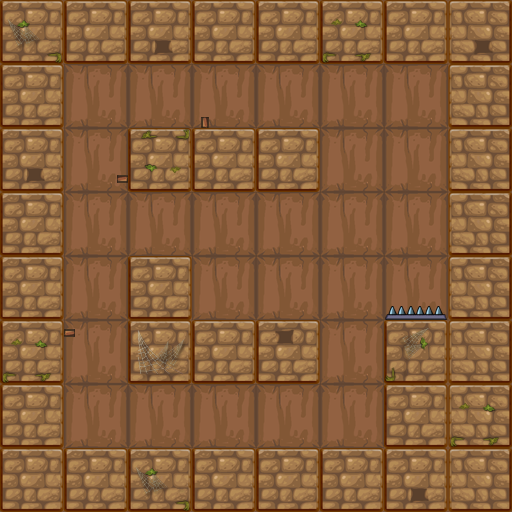

Tiled map render using the project's own tile images. Description and the map definition, with tile-layer contents summarised, below:
An orthogonal 8x8 tile map with 64x64 px tiles, 2 tile layers (bg1, fg1) and 21 objects (8x wall, 4x torches, 2x banzi, 2x enemy, key, ...).

<map version="1.0" orientation="orthogonal" renderorder="right-down" width="8" height="8" tilewidth="64" tileheight="64">
 <properties>
  <property name="maxStep" value="11" />
 </properties>
 <tileset firstgid="1" name="lv1map" tilewidth="64" tileheight="64">
  <image source="lv1map.png" width="256" height="256" />
 </tileset>
 <layer name="bg1" width="8" height="8">
  <data>[64 cells, 64 non-empty, 3 distinct tile ids]</data>
 </layer>
 <layer name="fg1" width="8" height="8">
  <data>[64 cells, 17 non-empty, 6 distinct tile ids]</data>
 </layer>
 <objectgroup name="obj1">
  <object name="wall" x="0" y="0" width="512" height="64" />
  <object name="wall" x="128" y="256" width="64" height="128" />
  <object name="wall" x="0" y="0" width="64" height="512" />
  <object name="wall" x="0" y="448" width="512" height="64" />
  <object name="wall" x="384" y="320" width="64" height="192" />
  <object name="wall" x="128" y="320" width="192" height="64" />
  <object name="wall" x="448" y="0" width="64" height="448" />
  <object name="key" x="64" y="192" width="64" height="64">
   <properties>
    <property name="active" value="false" />
    <property name="isArmature" value="true" />
   </properties>
  </object>
  <object name="door" x="64" y="64" width="64" height="64">
   <properties>
    <property name="isArmature" value="true" />
   </properties>
  </object>
  <object name="player" x="128" y="64" width="64" height="64" />
  <object name="torches" x="0" y="256" width="64" height="64" />
  <object name="torches" x="128" y="128" width="64" height="64" />
  <object name="wall" x="128" y="128" width="192" height="64" />
  <object name="banzi" x="64" y="320" width="64" height="13" />
  <object name="banziL" x="192" y="64" width="13" height="64">
   <properties>
    <property name="isOver" value="false" />
   </properties>
  </object>
  <object name="enemy" x="64" y="384" width="64" height="64" />
  <object name="enemy" x="256" y="64" width="64" height="64" />
  <object name="torches" x="256" y="128" width="64" height="64" />
  <object name="torches" x="256" y="320" width="64" height="64" />
  <object name="ding" x="384" y="307" width="64" height="13" />
  <object name="banzi" x="64" y="179" width="64" height="13">
   <properties>
    <property name="isOver" value="false" />
   </properties>
  </object>
 </objectgroup>
</map>
